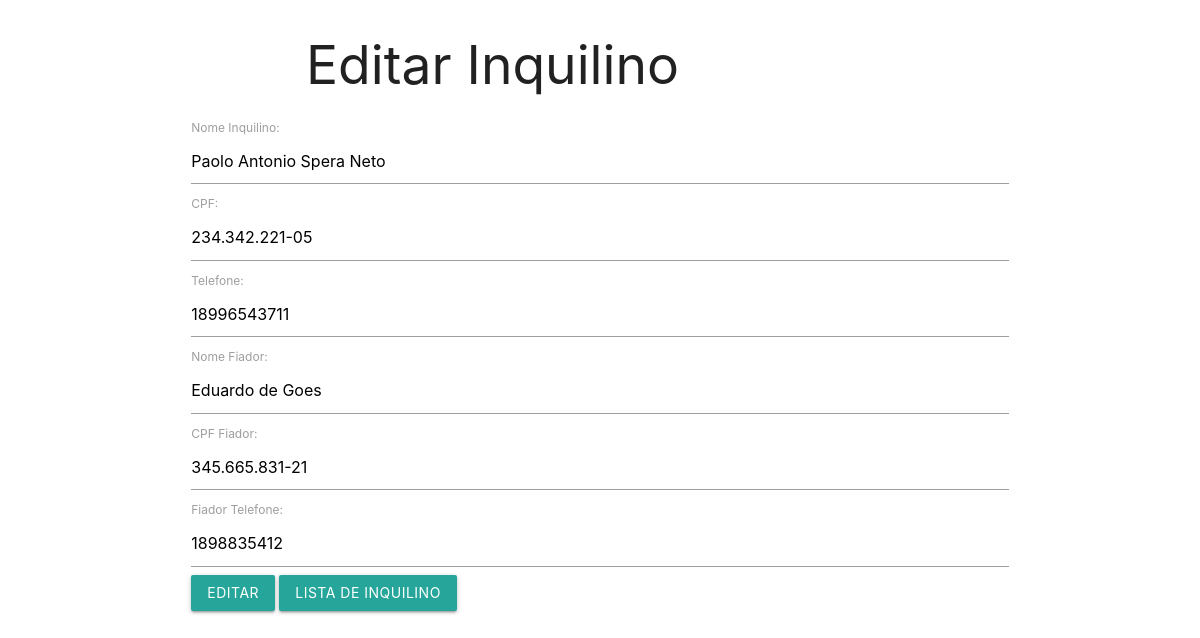
The page /inquilino/frmEditarInquilino.php?id=1 on the database its author committed.
### tables this page shows
CREATE TABLE `inquilino` (
  `Inquilino_ID` int(10) NOT NULL,
  `Inquilino_Nome` varchar(150) NOT NULL,
  `Inquilino_CPF` varchar(20) NOT NULL,
  `Inquilino_Telefone` varchar(50) NOT NULL,
  `Fiador_Nome` varchar(150) NOT NULL,
  `Fiador_CPF` varchar(20) NOT NULL,
  `Fiador_Telefone` varchar(50) NOT NULL
);

### inquilino/frmEditarInquilino.php (the view, shortened to what this page needs)
<?php
    $Inquilino_ID = $_GET['id'];
    $pdo = Conexao::conectar();
    $pdo->setAttribute(PDO:: ATTR_ERRMODE, PDO::ERRMODE_EXCEPTION);
    $sql = "SELECT * FROM inquilino WHERE Inquilino_ID=?;";
    $query = $pdo->prepare($sql);
    $query->execute (array($Inquilino_ID));
    $dados = $query->fetch(PDO::FETCH_ASSOC);
    $Inquilino_Nome = $dados['Inquilino_Nome'];
    $Inquilino_CPF = $dados ['Inquilino_CPF'];
    $Inquilino_Telefone = $dados['Inquilino_Telefone'];
    $Fiador_Nome = $dados['Fiador_Nome'];
    $Fiador_CPF = $dados['Fiador_CPF'];
    $Fiador_Telefone = $dados['Fiador_Telefone'];
?>
<!DOCTYPE html>
<html lang="pt-br">
<head>
    <link rel="stylesheet" href="https://cdnjs.cloudflare.com/ajax/libs/materialize/1.0.0/css/materialize.min.css">
</head>
<body class="container" bgcolor="white" >
    <div class="jumbotron jumbotron-fluid">
        <div class="container">
            <h2 class="display-4">Editar Inquilino</h2>
        </div>
        <div class="row">
            <form action="editarInquilino.php" method="POST" id="frmEditarInquilino"
                  name="frmEditarInquilino" class="col s12">
                  <div class="form-group col-md-6">
                    <label for="lblDesc">Nome Inquilino: </label>
                    <input type="text" class="form-control" id="nome" name="nome" value="<?php echo $Inquilino_Nome;?>">
                </div>
                <div class="form-group col-md-6">
                    <label for="lblDesc">CPF: </label>
                    <input type="text" class="form-control" id="CPF" name="CPF" value="<?php echo $Inquilino_CPF;?>">
                </div>
                <div class="form-group col-md-6">
                    <label for="lblDesc">Telefone: </label>
                    <input type="text" class="form-control" id="telefone" name="telefone" value="<?php echo $Inquilino_Telefone;?>">
                </div>
                <div class="form-group col-md-6">
                    <label for="lblDesc">Nome Fiador: </label>
                    <input type="text" class="form-control" id="fiadorN" name="fiadorN" value="<?php echo $Fiador_Nome;?>">
                </div>
                <div class="form-group col-md-6">
                    <label for="lblDesc">CPF Fiador: </label>
                    <input type="text" class="form-control" id="fiadorcpf" name="fiadorcpf" value="<?php echo $Fiador_CPF;?>">
                </div>
                <div class="form-group col-md-6">
                    <label for="lblDesc">Fiador Telefone: </label>
                    <input type="text" class="form-control" id="fiadortel" name="fiadortel" value="<?php echo $Fiador_Telefone;?>">
                </div>
                    <button type="submit" class="btn btn-primary">Editar</button>
                    <button type="button" id="btnVoltar" class="btn btn-primary" onclick="JavaScript:location.href='listarInquilino.php'">  Lista de Inquilino</button>
        </div>
    </div>
</body>
</html>

### rows shown on the page
inquilino: nome "Paolo Antonio Spera Neto", CPF "234.342.221-05", telefone "18996543711", fiadorN "Eduardo de Goes", fiadorcpf "345.665.831-21", fiadortel "1898835412"
